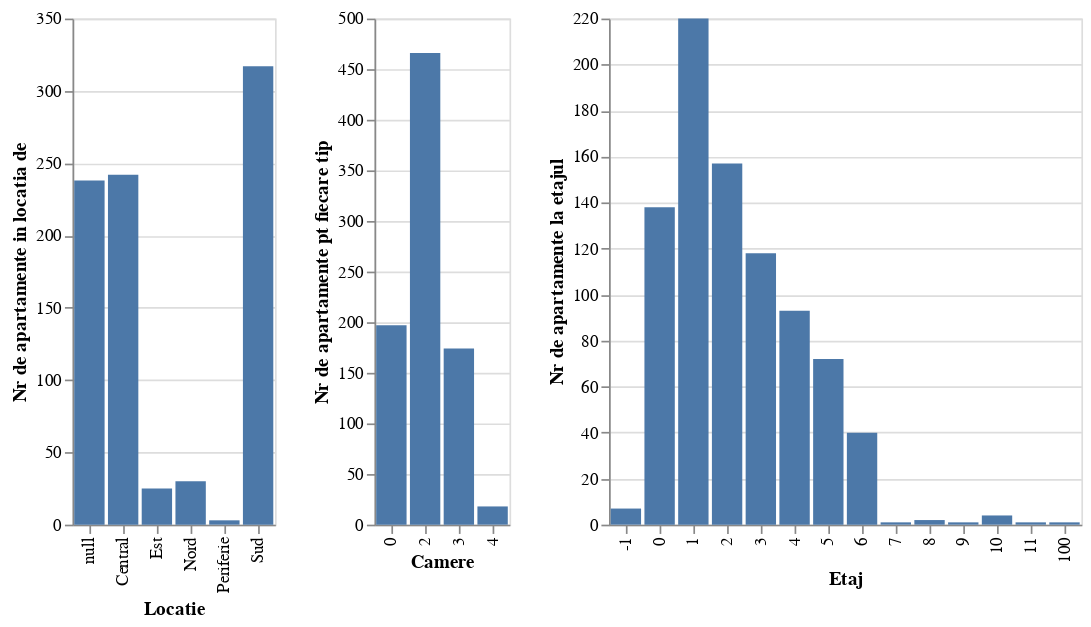

The cell this chart's notebook holds for it:
### Code cell
histLoc = alt.Chart(source).mark_bar().encode(
    y=alt.Y('count(approxLoc):Q' ,axis=alt.Axis(title='Nr de apartamente in locatia de ')),
    x=alt.X('approxLoc:N', axis=alt.Axis( title='Locatie')),
    tooltip = [alt.Tooltip ('count()', title = 'Nr de apartamente in locatia de'),
               alt.Tooltip('mean(price)', title = 'Medie pret')]
)

histRooms = alt.Chart(source).mark_bar().encode(
    y=alt.Y('count(rooms):Q' ,axis=alt.Axis(title='Nr de apartamente pt fiecare tip ')),
    x=alt.X('rooms:O', axis=alt.Axis( title='Camere')),
    tooltip = [alt.Tooltip ('count()', title = 'Nr de apartamente pt fiecare tip'),
               alt.Tooltip('mean(price)', title = 'Medie pret')]
)

histFloor = alt.Chart(source).mark_bar().encode(
    y=alt.Y('count(floor):Q' ,axis=alt.Axis(title='Nr de apartamente la etajul')),
    x=alt.X('floor:O', axis=alt.Axis( title='Etaj')),
    tooltip = [alt.Tooltip ('count()', title = 'Nr de apartamente la etajul'),
               alt.Tooltip('mean(price)', title = 'Medie pret')]
)
chart4 = histLoc | histRooms | histFloor
chart4

### Figure 1 — Vega-Lite specification as saved in the notebook (floating-point values rounded to 4 significant figures; data arrays with more than 128 entries replaced by an {"elided": "..."} marker saying what was removed)
{"$schema": "https://vega.github.io/schema/vega-lite/v4.17.0.json", "config": {"view": {"continuousHeight": 300, "continuousWidth": 400}}, "data": {"name": "data-51383cb6bda49d8f4fb8dd6ede137e81"}, "datasets": {"data-51383cb6bda49d8f4fb8dd6ede137e81": {"elided": "855 records"}}, "hconcat": [{"encoding": {"tooltip": [{"aggregate": "count", "title": "Nr de apartamente in locatia de", "type": "quantitative"}, {"aggregate": "mean", "field": "price", "title": "Medie pret", "type": "quantitative"}], "x": {"axis": {"title": "Locatie"}, "field": "approxLoc", "type": "nominal"}, "y": {"aggregate": "count", "axis": {"title": "Nr de apartamente in locatia de "}, "field": "approxLoc", "type": "quantitative"}}, "mark": "bar"}, {"encoding": {"tooltip": [{"aggregate": "count", "title": "Nr de apartamente pt fiecare tip", "type": "quantitative"}, {"aggregate": "mean", "field": "price", "title": "Medie pret", "type": "quantitative"}], "x": {"axis": {"title": "Camere"}, "field": "rooms", "type": "ordinal"}, "y": {"aggregate": "count", "axis": {"title": "Nr de apartamente pt fiecare tip "}, "field": "rooms", "type": "quantitative"}}, "mark": "bar"}, {"encoding": {"tooltip": [{"aggregate": "count", "title": "Nr de apartamente la etajul", "type": "quantitative"}, {"aggregate": "mean", "field": "price", "title": "Medie pret", "type": "quantitative"}], "x": {"axis": {"title": "Etaj"}, "field": "floor", "type": "ordinal"}, "y": {"aggregate": "count", "axis": {"title": "Nr de apartamente la etajul"}, "field": "floor", "type": "quantitative"}}, "mark": "bar"}]}
